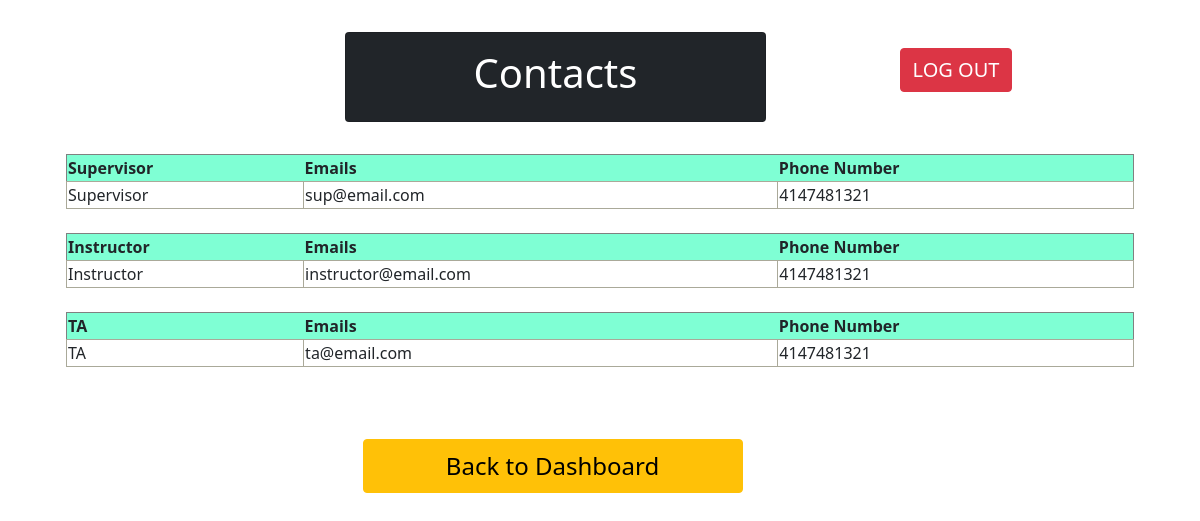
/contacts/ (signed in), run on an earlier commit of the app's database.
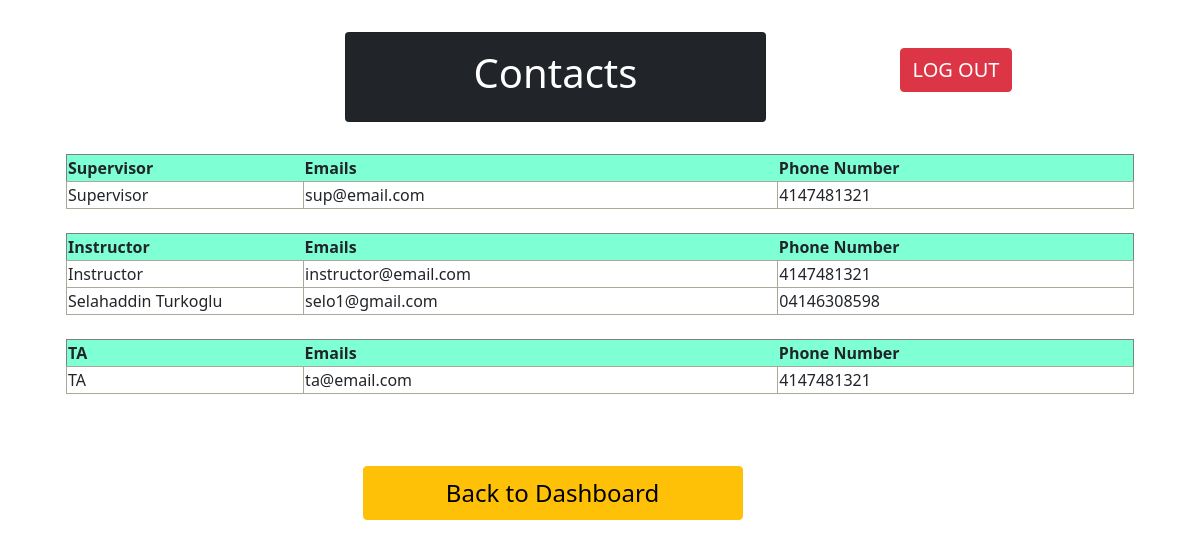
And on a later commit of the database.
### proj_app/models.py (models this page shows)
class MyUserModel(models.Model):
    user_id = models.AutoField(primary_key=True)
    name = models.CharField(max_length=50)
    email = models.CharField(max_length=100)
    password = models.CharField(max_length=20)
    address = models.CharField(max_length=100)
    phone_number = models.CharField(max_length=12)
    role = models.IntegerField()

### proj_app/views.py (the view)
# urls.py: path('contacts/', Contacts.as_view()),
class Contacts(View):
    def get(self, request):
        try:
            request.session["currentUser"]
        except KeyError:
            return redirect('/')
        try:
            request.session["currentRole"]
        except KeyError:
            return redirect('/home/')
        supervisors = list(MyUserModel.objects.filter(role=0).all())  # getting all the users
        instructors = list(MyUserModel.objects.filter(role=1).all())
        TAs = list(MyUserModel.objects.filter(role=2).all())
        values = {
            "supervisors": supervisors,
            "instructors": instructors,
            "TAs": TAs
        }
        return render(request, "mainTemplates/contactsPage.html", values)

### templates/mainTemplates/contactsPage.html (shortened to what this page needs)
{% extends "base.html" %}
{% block content %}
    <div class="container">
        <div class="row m-4">
            <div class="col-3">   </div>
                <div class="col-5">
                    <div class="card text-white bg-dark text-center my-2 py-3">
                        <h1>Contacts</h1>
                    </div>
                </div>
            <div class="col-4 text-center">
                <a href = '/' type="button" class="btn btn-danger my-4" style="font-size: 20px">LOG OUT</a>
            </div>
        </div>
    </div>
    <div class="container">
        <div class="row m-4">
                    <table align="center" width="800" border="1" >
      <tr>
        <th bgcolor="#7fffd4">Supervisor</th>
        <th bgcolor="#7fffd4">Emails</th>
        <th bgcolor="#7fffd4">Phone Number</th>
      </tr>
        {% for i in supervisors %}
            <tr>
                <td style="border: solid 1px #aaa999;" width="100">{{i.name}}</td>
                <td style="border: solid 1px #aaa999;" width="200">{{i.email}}</td>
                <td style="border: solid 1px #aaa999;" width="150">{{i.phone_number}}</td>
            </tr>
        {% endfor %}
    </table>
        </div>
    </div>
        <div class="container">
        <div class="row m-4">
    <table align="center" width="800" border="1">
      <tr>
        <th bgcolor="#7fffd4">Instructor</th>
        <th bgcolor="#7fffd4">Emails</th>
        <th bgcolor="#7fffd4">Phone Number</th>
      </tr>
        {% for i in instructors %}
            <tr>
                <td style="border: solid 1px #aaa999;" width="100">{{i.name}}</td>
                <td style="border: solid 1px #aaa999;" width="200">{{i.email}}</td>
                <td style="border: solid 1px #aaa999;" width="150">{{i.phone_number}}</td>
            </tr>
        {% endfor %}
    </table>
                </div>
        </div>
    <div class="container">
        <div class="row m-4">
                     <table class="border: solid 1px #aaa999;" width="800" border="1">
      <tr>
        <th bgcolor="#7fffd4">TA</th>
        <th bgcolor="#7fffd4">Emails</th>
        <th bgcolor="#7fffd4">Phone Number</th>
      </tr>
        {% for i in TAs %}
            <tr>
                <td style="border: solid 1px #aaa999;" width="100">{{i.name}}</td>
                <td style="border: solid 1px #aaa999;" width="200">{{i.email}}</td>
                <td style="border: solid 1px #aaa999;" width="150">{{i.phone_number}}</td>
            </tr>
        {% endfor %}
    </table>
        </div>
    </div>
    <div class="container">
        <div class="row">
            <div class="col-2"></div>
                <a href = '/home/' type="button" class="btn btn-warning col-4 mx-auto my-5 py-2" style="font-size: 24px">Back to Dashboard</a>
            <div class="col-3"></div>
        </div>
    </div>
{% endblock %}

### templates/base.html (shortened to what this page needs)
<!doctype html>
<html lang="en">
  <head>
    <link href="https://cdn.jsdelivr.net/npm/bootstrap@5.0.2/dist/css/bootstrap.min.css" rel="stylesheet">
  </head>
  <body>
    {% block content %}
    {% endblock %}
  </body>
</html>

What changed in the data, as far as the page shows it:
added MyUserModel: name "Selahaddin Turkoglu", email "selo1@gmail.com", phone_number "04146308598"
